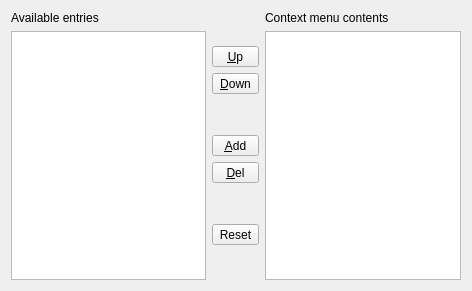
<?xml version="1.0" encoding="UTF-8"?>
<ui version="4.0">
 <class>menueditor</class>
 <widget class="QWidget" name="menueditor">
  <property name="geometry">
   <rect>
    <x>0</x>
    <y>0</y>
    <width>472</width>
    <height>291</height>
   </rect>
  </property>
  <property name="windowTitle">
   <string>Form</string>
  </property>
  <layout class="QHBoxLayout" name="horizontalLayout">
   <item>
    <layout class="QVBoxLayout" name="verticalLayout_2">
     <property name="rightMargin">
      <number>0</number>
     </property>
     <item>
      <widget class="QLabel" name="label">
       <property name="text">
        <string>Available entries</string>
       </property>
      </widget>
     </item>
     <item>
      <widget class="QListWidget" name="list_source"/>
     </item>
    </layout>
   </item>
   <item>
    <layout class="QVBoxLayout" name="verticalLayout">
     <property name="sizeConstraint">
      <enum>QLayout::SetDefaultConstraint</enum>
     </property>
     <item>
      <spacer name="verticalSpacer_3">
       <property name="orientation">
        <enum>Qt::Vertical</enum>
       </property>
       <property name="sizeHint" stdset="0">
        <size>
         <width>20</width>
         <height>40</height>
        </size>
       </property>
      </spacer>
     </item>
     <item>
      <widget class="QToolButton" name="button_up">
       <property name="sizePolicy">
        <sizepolicy hsizetype="Minimum" vsizetype="Fixed">
         <horstretch>0</horstretch>
         <verstretch>0</verstretch>
        </sizepolicy>
       </property>
       <property name="minimumSize">
        <size>
         <width>0</width>
         <height>0</height>
        </size>
       </property>
       <property name="sizeIncrement">
        <size>
         <width>0</width>
         <height>0</height>
        </size>
       </property>
       <property name="toolTip">
        <string>Move Up</string>
       </property>
       <property name="whatsThis">
        <string>Moves the selected toolbar item up</string>
       </property>
       <property name="text">
        <string>&amp;Up</string>
       </property>
       <property name="icon">
        <iconset theme="arrow-up">
         <normaloff>../Qt-Toolbar-Editor/src</normaloff>../Qt-Toolbar-Editor/src</iconset>
       </property>
       <property name="toolButtonStyle">
        <enum>Qt::ToolButtonIconOnly</enum>
       </property>
       <property name="autoRaise">
        <bool>false</bool>
       </property>
      </widget>
     </item>
     <item>
      <widget class="QToolButton" name="button_down">
       <property name="sizePolicy">
        <sizepolicy hsizetype="Minimum" vsizetype="Fixed">
         <horstretch>0</horstretch>
         <verstretch>0</verstretch>
        </sizepolicy>
       </property>
       <property name="minimumSize">
        <size>
         <width>0</width>
         <height>0</height>
        </size>
       </property>
       <property name="sizeIncrement">
        <size>
         <width>0</width>
         <height>0</height>
        </size>
       </property>
       <property name="toolTip">
        <string>Move Down</string>
       </property>
       <property name="whatsThis">
        <string>moves the selected toolbar item down</string>
       </property>
       <property name="text">
        <string>&amp;Down</string>
       </property>
       <property name="icon">
        <iconset theme="arrow-down">
         <normaloff>../Qt-Toolbar-Editor/src</normaloff>../Qt-Toolbar-Editor/src</iconset>
       </property>
       <property name="toolButtonStyle">
        <enum>Qt::ToolButtonIconOnly</enum>
       </property>
       <property name="autoRaise">
        <bool>false</bool>
       </property>
      </widget>
     </item>
     <item>
      <spacer name="verticalSpacer_2">
       <property name="orientation">
        <enum>Qt::Vertical</enum>
       </property>
       <property name="sizeHint" stdset="0">
        <size>
         <width>20</width>
         <height>40</height>
        </size>
       </property>
      </spacer>
     </item>
     <item>
      <widget class="QToolButton" name="button_insert">
       <property name="sizePolicy">
        <sizepolicy hsizetype="Minimum" vsizetype="Fixed">
         <horstretch>0</horstretch>
         <verstretch>0</verstretch>
        </sizepolicy>
       </property>
       <property name="minimumSize">
        <size>
         <width>0</width>
         <height>0</height>
        </size>
       </property>
       <property name="sizeIncrement">
        <size>
         <width>0</width>
         <height>0</height>
        </size>
       </property>
       <property name="toolTip">
        <string>Insert</string>
       </property>
       <property name="whatsThis">
        <string>Adds the selected menu action to the toolbar</string>
       </property>
       <property name="text">
        <string>&amp;Add</string>
       </property>
       <property name="icon">
        <iconset theme="arrow-right-double">
         <normaloff>.</normaloff>.</iconset>
       </property>
       <property name="toolButtonStyle">
        <enum>Qt::ToolButtonIconOnly</enum>
       </property>
       <property name="autoRaise">
        <bool>false</bool>
       </property>
      </widget>
     </item>
     <item>
      <widget class="QToolButton" name="button_remove">
       <property name="sizePolicy">
        <sizepolicy hsizetype="Minimum" vsizetype="Fixed">
         <horstretch>0</horstretch>
         <verstretch>0</verstretch>
        </sizepolicy>
       </property>
       <property name="minimumSize">
        <size>
         <width>0</width>
         <height>0</height>
        </size>
       </property>
       <property name="sizeIncrement">
        <size>
         <width>0</width>
         <height>0</height>
        </size>
       </property>
       <property name="toolTip">
        <string>Remove</string>
       </property>
       <property name="whatsThis">
        <string>Removes the selected item from the active toolbar</string>
       </property>
       <property name="text">
        <string>&amp;Del</string>
       </property>
       <property name="icon">
        <iconset theme="arrow-left-double">
         <normaloff>.</normaloff>.</iconset>
       </property>
       <property name="toolButtonStyle">
        <enum>Qt::ToolButtonIconOnly</enum>
       </property>
       <property name="autoRaise">
        <bool>false</bool>
       </property>
      </widget>
     </item>
     <item>
      <spacer name="verticalSpacer">
       <property name="orientation">
        <enum>Qt::Vertical</enum>
       </property>
       <property name="sizeHint" stdset="0">
        <size>
         <width>20</width>
         <height>40</height>
        </size>
       </property>
      </spacer>
     </item>
     <item>
      <widget class="QToolButton" name="button_reset">
       <property name="toolTip">
        <string>Reset</string>
       </property>
       <property name="text">
        <string>Reset</string>
       </property>
       <property name="icon">
        <iconset theme="edit-undo"/>
       </property>
      </widget>
     </item>
     <item>
      <spacer name="verticalSpacer_4">
       <property name="orientation">
        <enum>Qt::Vertical</enum>
       </property>
       <property name="sizeHint" stdset="0">
        <size>
         <width>20</width>
         <height>40</height>
        </size>
       </property>
      </spacer>
     </item>
    </layout>
   </item>
   <item>
    <layout class="QVBoxLayout" name="verticalLayout_3">
     <property name="rightMargin">
      <number>0</number>
     </property>
     <item>
      <widget class="QLabel" name="label_2">
       <property name="text">
        <string>Context menu contents</string>
       </property>
      </widget>
     </item>
     <item>
      <widget class="QListWidget" name="list_target"/>
     </item>
    </layout>
   </item>
   <item>
    <spacer name="horizontalSpacer">
     <property name="orientation">
      <enum>Qt::Horizontal</enum>
     </property>
     <property name="sizeHint" stdset="0">
      <size>
       <width>40</width>
       <height>20</height>
      </size>
     </property>
    </spacer>
   </item>
  </layout>
 </widget>
 <resources/>
 <connections/>
</ui>
